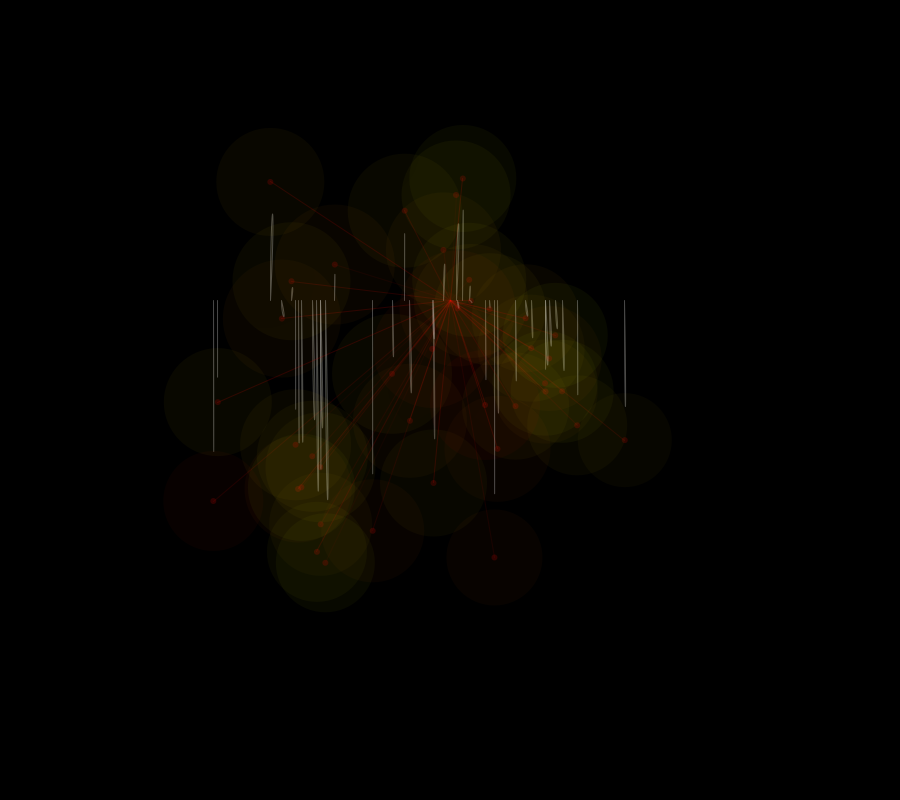
Frame 1 (no input)
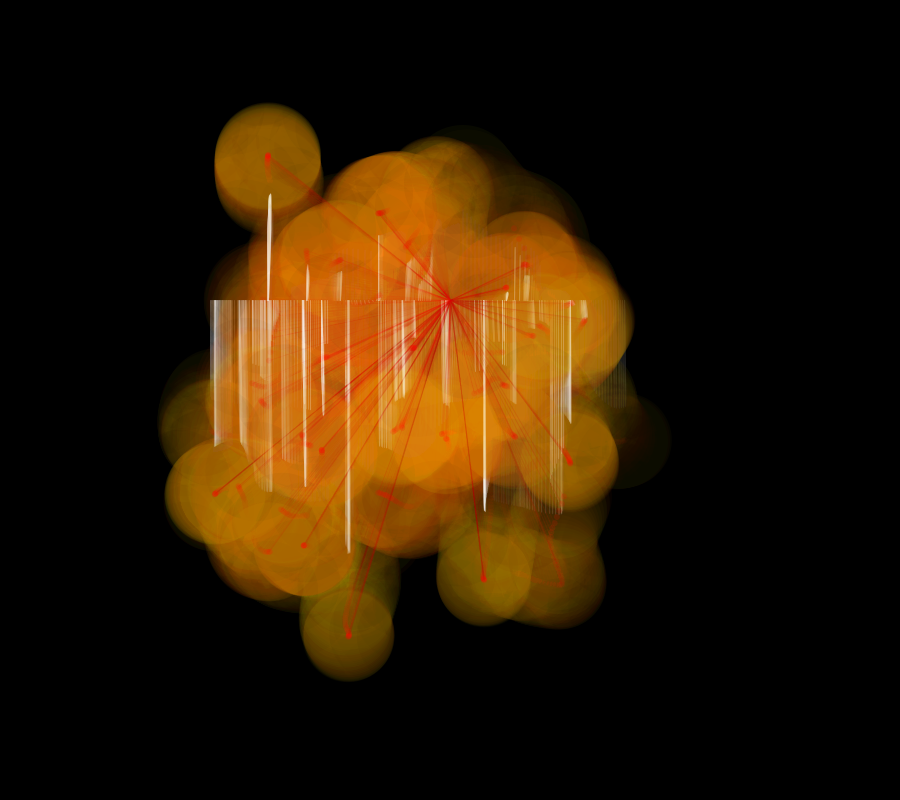
Frame 60 (the mouse pressed at the canvas centre just before this capture)
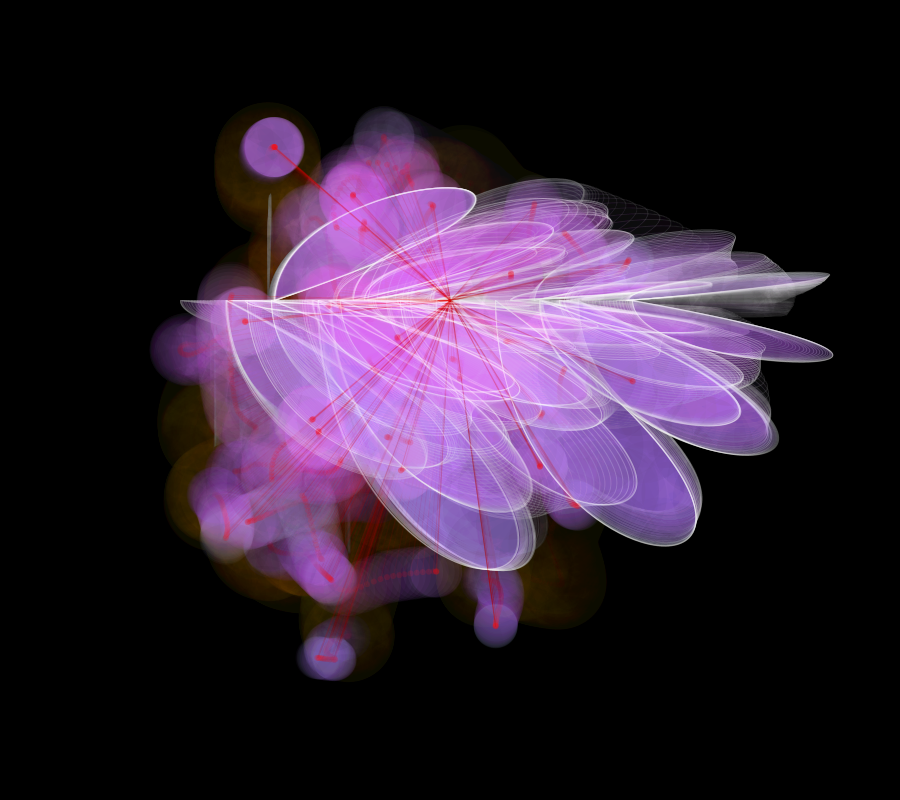
Frame 120 (the mouse held since frame 60 and released just before this capture)

The Processing sketch that drew these frames (run headless with seeded random() and noise(); from frame 60 on, the mouse is pressed at the canvas centre):

// Processing sketch: processing_79360
// ── processing_79360.pde




Flower [] flowers = new Flower[40];


void setup()
{
  size(900, 800);
  background(0);
  
  for(int i = 0; i < flowers.length; i++)
  {
     flowers[i] = new Flower(random(0.001, 0.02));
  }
  
}

void draw(){
 float t = 0.;
 for(int i = 0; i < flowers.length; i++)
  {
     flowers[i].move(t);
     flowers[i].display();
  }
  
  
  t = t + 0.1;
   
}

void mousePressed() {
  
  background(0);

}


class Flower{
  
  float Offset;
  float startX, startY;
  float speed;
  float x, y;
  
   Flower(float _speed) {
     
     Offset = random(2. * PI);
     startX = random(-150.,250);
     startY = random(50.,500);
     speed = _speed;
   }
   
   void move(float t)
   {


     
       float interp = noise(t + Offset);
       startX = startX + (interp * speed);
       startY = startY + (interp * speed);
       
       
       x = map(noise(startX), 0., 1., 0, width); ;
       y = map(noise(startY), 0., 1., 0, height);
       

       
   }
   
   void display() 
   {
   float distance = dist(x, y, width / 2.5, height / 2.5);

    int fcolor = (int)map(distance, 0, width, 255, 50 );
     
     
    fill(fcolor, random( 250), mouseX,10);
    stroke(255,70);
    bezier(x, 300, x+ mouseX,y, x + Offset  , y + Offset, x,300); 
    stroke(fcolor,0,0,random(10,50));
    line(x,y,450,300);
   // line(80,300,900,300);
    //stroke(fcolor,10);
    
    noStroke();
    ellipse(x,y,fcolor/2-mouseX/10,fcolor/2-mouseX/10);
    
    fill(255,0,0,40);
    ellipse(x,y,6,6);
    
    fill(0,10);
    noStroke();
    ellipse(random(900),random(800),100,100);
  
  
  
   }
  
}
